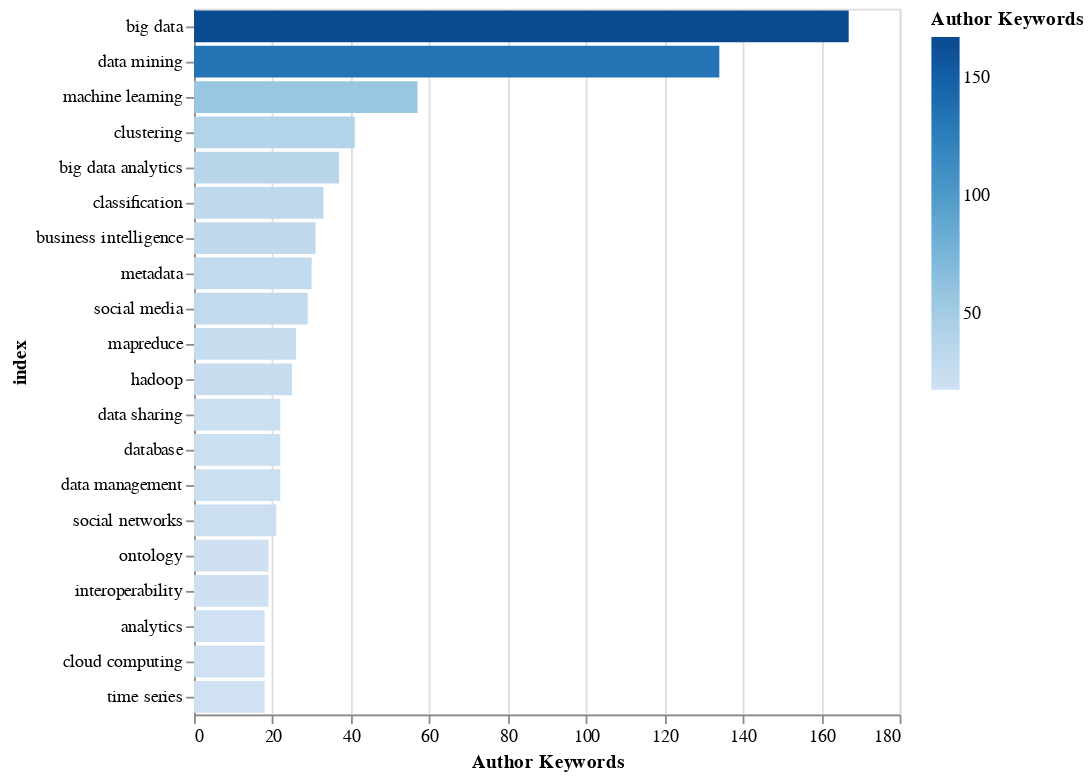

This figure's notebook cell:
### Code cell
alt.Chart(words[0:20]).mark_bar().encode(
    x="Author Keywords:Q", 
    y=alt.Y("index:N", 
            sort=alt.EncodingSortField(field="index:Q")), 
    color="Author Keywords:Q"
)

### Figure 1 — Vega-Lite specification as saved in the notebook (floating-point values rounded to 4 significant figures)
{"config": {"view": {"continuousWidth": 400, "continuousHeight": 300}}, "data": {"name": "data-2bd31515de1b4b4424b7eb6979cf17df"}, "mark": "bar", "encoding": {"color": {"type": "quantitative", "field": "Author Keywords"}, "x": {"type": "quantitative", "field": "Author Keywords"}, "y": {"type": "nominal", "field": "index", "sort": {"field": "index:Q"}}}, "$schema": "https://vega.github.io/schema/vega-lite/v4.8.1.json", "datasets": {"data-2bd31515de1b4b4424b7eb6979cf17df": [{"index": "big data", "Author Keywords": 167}, {"index": "data mining", "Author Keywords": 134}, {"index": "machine learning", "Author Keywords": 57}, {"index": "clustering", "Author Keywords": 41}, {"index": "big data analytics", "Author Keywords": 37}, {"index": "classification", "Author Keywords": 33}, {"index": "business intelligence", "Author Keywords": 31}, {"index": "metadata", "Author Keywords": 30}, {"index": "social media", "Author Keywords": 29}, {"index": "mapreduce", "Author Keywords": 26}, {"index": "hadoop", "Author Keywords": 25}, {"index": "data sharing", "Author Keywords": 22}, {"index": "database", "Author Keywords": 22}, {"index": "data management", "Author Keywords": 22}, {"index": "social networks", "Author Keywords": 21}, {"index": "ontology", "Author Keywords": 19}, {"index": "interoperability", "Author Keywords": 19}, {"index": "analytics", "Author Keywords": 18}, {"index": "cloud computing", "Author Keywords": 18}, {"index": "time series", "Author Keywords": 18}]}}
